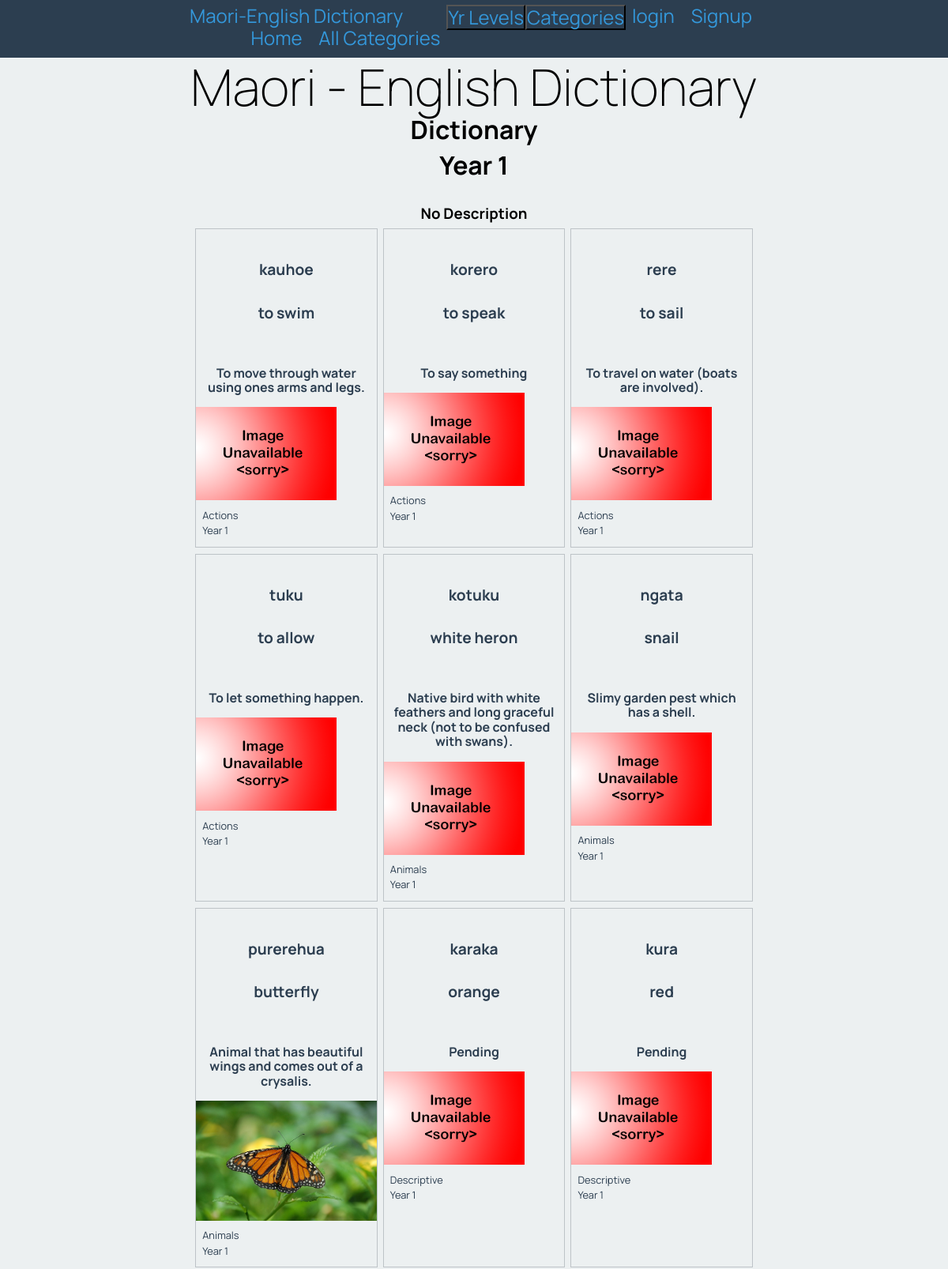
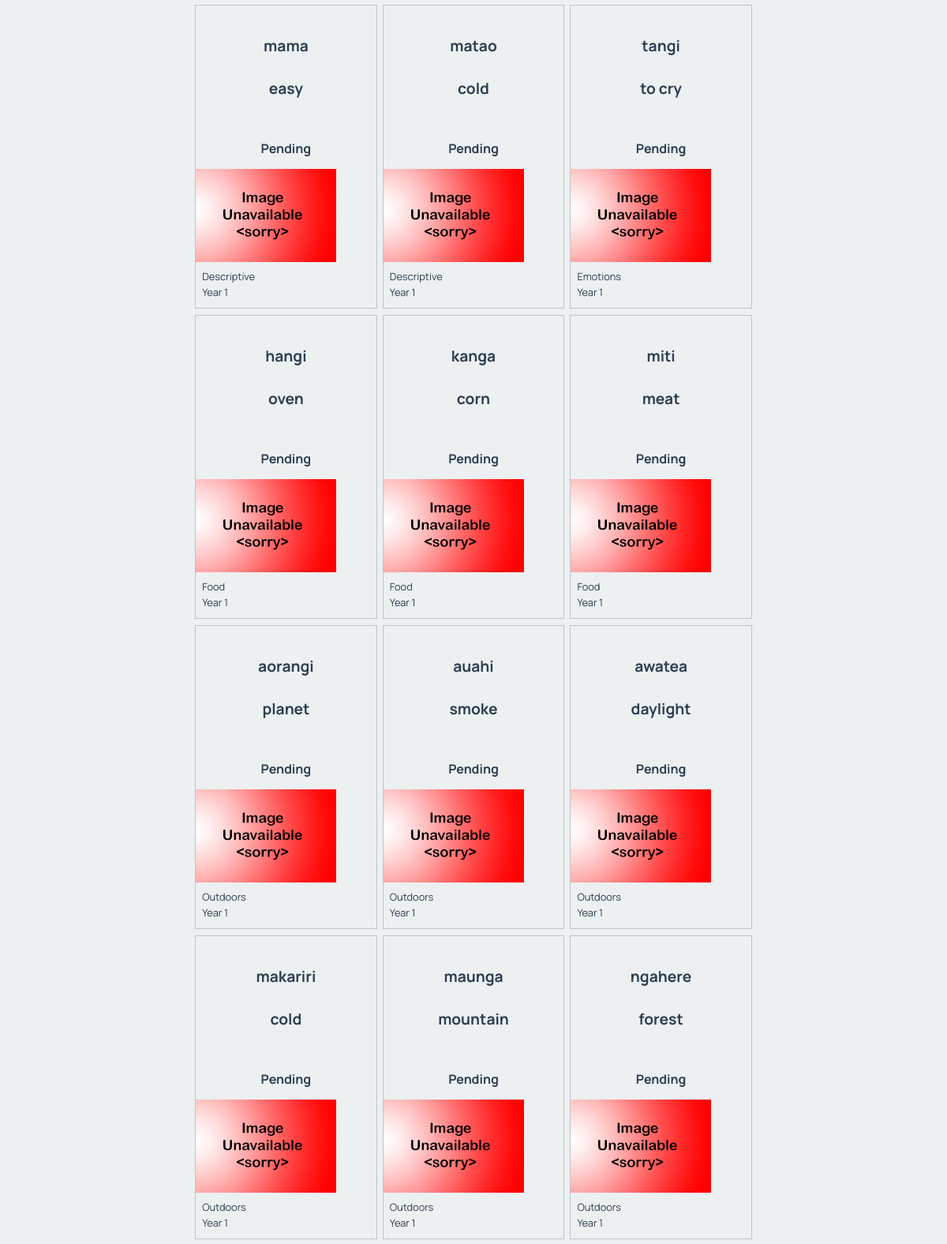
Screenshot of /dictionary/17 (upper part) with the database file from the repository (2 pictures, top to bottom).
### tables this page shows
CREATE TABLE categories
(
    id          integer
        constraint categories_pk
            primary key autoincrement,
    title       varchar(30),
    description varchar(150)
, type char(10));

CREATE TABLE words
(
    id         integer
        constraint words_pk
            primary key autoincrement,
    eng_word   varchar(30),
    category   integer
        constraint words_categories_id_fk
            references categories,
    definition varchar(150),
    level      integer
        constraint english_words_categories_id_fk_2
            references categories,
    mri_word   varchar(30)
, image varchar(60));

### app.py (the view)
@app.route('/dictionary/<cat_id>')
def render_dictionary_page(cat_id):
    cat_id = cat_id.strip("<")
    cat_id = cat_id.strip(">")
    con = create_connection(DATABASE)
    cur = con.cursor()
    if cat_id == "":
        query = "SELECT mri_word, eng_word, definition, category, level, image FROM words"
        cur.execute(query, )
        word_list = cur.fetchall()
        cat_info = [("All Categories", "The whole undivided dictionary",)]
    else:
        query = "SELECT mri_word, eng_word, definition, category, level, image FROM words WHERE category =? OR level = ?"
        cur.execute(query, (cat_id, cat_id,))
        word_list = cur.fetchall()
        query = "SELECT title, description FROM categories WHERE id =? "
        cur.execute(query, (cat_id,))
        cat_info = cur.fetchall()
    for i in range(len(word_list)):
        query = "SELECT title FROM categories WHERE id =? "
        cur.execute(query, (word_list[i][3], ))
        word_list[i] = word_list[i] + (cur.fetchall()[0])
        cur.execute(query, (word_list[i][4], ))
        word_list[i] = word_list[i] + (cur.fetchall()[0])
    con.close()
    print(word_list)
    print(cat_info)
    return render_template('dictionary.html', cat_list=render_cat_lev_menus('C'), lev_list=render_cat_lev_menus('L'), word_list=word_list, logged_in=is_logged_in(), cat_info=cat_info)

### app.py (called while the page is built)
def create_connection(db_file: object) -> object:
    try:
        connection = sqlite3.connect(db_file)
        return connection
    except Error as e:
        print(e)
    return None

def is_logged_in():
    if session.get("email") is None:
       print("Not logged in")
       return False
    else:
       print("Logged in")
       return True

def render_cat_lev_menus(catlev):
    con = create_connection(DATABASE)
    query = "SELECT id, title FROM categories WHERE type=?"
    cur = con.cursor()
    cur.execute(query, (catlev))
    cat_list = cur.fetchall()
    con.close()
    return cat_list

### Templates/dictionary.html
{% extends 'base.html' %}
{% block pageheading %}
Dictionary
{% endblock %}
{% block main %}
<div class = title>
    <h2>{{ cat_info[0][0] }}</h2>
    <h3>{{ cat_info[0][1] }}</h3>
</div>
    <div class ="words">
        {% for word in word_list %}
        <div class="word-box">
            <div class = "word-box-mword">
                <h3>{{ word[0] }}</h3>
                <h3>{{ word[1] }}</h3>
            </div>
            <div class= 'word-box-eword'>
                <h4>{{ word[2] }}</h4>
            </div>
            <div class = word-box-image>
                <img src="/static/images/{{ word[5] }}" onerror="this.onerror=null;this.src='/static/images/noimage.png';">
            </div>
            <div class="word-box-description">
                <p> {{ word[6] }} </p>
                <p> {{ word[7] }} </p>
            </div>
        </div>
        {% endfor %}
    </div>
{% endblock %}

### Templates/base.html (shortened to what this page needs)
<!DOCTYPE html>
<html>
<head>
    <link rel="stylesheet" href="https://cdnjs.cloudflare.com/ajax/libs/normalize/8.0.1/normalize.css"/>
    <link href="{{ url_for('static', filename='maori_dictionary.css') }}" rel="stylesheet">
</head>
<body>
<nav>
    <div class="container">
        <div class="navbar-brand">Maori-English Dictionary</div>
        <div class="navbar-links">
            {% if logged_in %}
            <a href="/logout">logout</a>
            <a href="/admin">admin</a>
            {% else %}
            <a href="/login">login </a>
            <a href="/signup">Signup</a>
            {% endif %}
        </div>
        <div class="dropdown-cat">
            <button class="dropbtn-cat">Categories</button>
        </div>
        <div class="dropdown-lev">
            <button class="dropbtn-lev">Yr Levels</button>
        </div>
        <div class="navbar-links">
            <a href="/">Home</a>
            <a href="/dictionary/<>">All Categories</a>
        </div>
    </div>
</nav>
<div class="container">
    <header>
        <h1>Maori - English Dictionary</h1>
        <h2>{% block pageheading %}{% endblock %}</h2>
    </header>
    <main>
        {% block main %}
        {% endblock %}
    </main>
</div>
</body>
</html>

### Static/maori_dictionary.css (style rules this page uses)
* { font-family: 'Manrope', sans-serif; padding: 0; margin: 0; box-sizing: border-box; }
body { background-color: rgba(236, 240, 241, 1.0); }
.container { width: 60vw; margin: auto; }
.container::after { content: ""; clear: both; display: table; }
img { max-width: 100%; }
h1 { text-align: center; font-weight: 200; font-size: 4rem; margin: 0; }
h2 { font-size: 2rem; text-align: center; margin: 0 0 0.5rem 0; }
nav { background-color: rgba(44, 62, 80, 1.0); text-align: center; font-size: 1.5rem; padding-top: 0.4rem; padding-bottom: 0.7rem; color: rgba(52, 152, 219, 1.0); }
.navbar-brand { display: inline; float: left; }
.navbar-links { display: inline; float: right; }
nav a { padding: 0 0.5rem; font-size: 1.5rem; }
a, a:visited { color: rgba(52, 152, 219, 1.0); text-decoration: none; }
.words { display: flex; flex-wrap: wrap; justify-content: space-evenly; }
.word-box { width: 32%; border: 1px solid rgba(189, 195, 199, 1.0); color: rgba(44, 62, 80, 1.0); margin-bottom: 0.5rem; }
.word-box-mword { padding: 0.5rem; }
.word-box-eword { padding: 0.5rem; }
.word-box-image { max-height: 250px; overflow: hidden; }
.word-box-description { padding: 0.5rem; }
.word-box h3 { font-size: 1.2rem; text-align: center; }
.word-box p { font-size: 0.8rem; margin-bottom: 0.3rem; }
h3,h4 { text-align: center; margin: 2rem 0 0.5rem 0; }
.dropbtn-cat { background-color: rgba(44, 62, 80, 1.0); text-align: center; font-size: 1.5rem; color: rgba(52, 152, 219, 1.0); }
.dropbtn-lev { background-color: rgba(44, 62, 80, 1.0); text-align: center; font-size: 1.5rem; color: rgba(52, 152, 219, 1.0); }
.dropdown-cat { display: inline; float: right; }
.dropdown-lev { display: inline; float: right; }

### rows the page displays
categories: title "Year 1", description "No Description", title "Year 1" "Year 1" "Year 1" "Year 1" "Year 1" "Year 1" "Year 1" "Year 1" "Year 1" "Year 1" "Year 1" "Year 1" "Year 1" "Year 1" "Year 1" "Year 1" "Year 1" "Year 1" "Year 1" "Year 1" "Year 1"
words: mri_word "kauhoe", eng_word "to swim", definition "To move through water using ones arms and legs."
categories: title "Actions" "Actions" "Actions" "Actions"
words: mri_word "korero", eng_word "to speak", definition "To say something"
words: mri_word "rere", eng_word "to sail", definition "To travel on water (boats are involved)."
words: mri_word "tuku", eng_word "to allow", definition "To let something happen."
words: mri_word "kotuku", eng_word "white heron", definition "Native bird with white feathers and long graceful neck (not to be confused with swans)."
categories: title "Animals" "Animals" "Animals"
words: mri_word "ngata", eng_word "snail", definition "Slimy garden pest which has a shell."
words: mri_word "purerehua", eng_word "butterfly", definition "Animal that has beautiful wings and comes out of a crysalis.", image (picture)
words: mri_word "karaka", eng_word "orange", definition "Pending"
categories: title "Descriptive" "Descriptive" "Descriptive" "Descriptive"
words: mri_word "kura", eng_word "red", definition "Pending"
words: mri_word "mama", eng_word "easy", definition "Pending"
words: mri_word "matao", eng_word "cold", definition "Pending"
words: mri_word "tangi", eng_word "to cry", definition "Pending"
categories: title "Emotions"
words: mri_word "hangi", eng_word "oven", definition "Pending"
categories: title "Food" "Food" "Food"
words: mri_word "kanga", eng_word "corn", definition "Pending"
words: mri_word "miti", eng_word "meat", definition "Pending"
words: mri_word "aorangi", eng_word "planet", definition "Pending"
categories: title "Outdoors" "Outdoors" "Outdoors" "Outdoors" "Outdoors" "Outdoors"
words: mri_word "auahi", eng_word "smoke", definition "Pending"
words: mri_word "awatea", eng_word "daylight", definition "Pending"
words: mri_word "makariri", eng_word "cold", definition "Pending"
words: mri_word "maunga", eng_word "mountain", definition "Pending"
words: mri_word "ngahere", eng_word "forest", definition "Pending"
